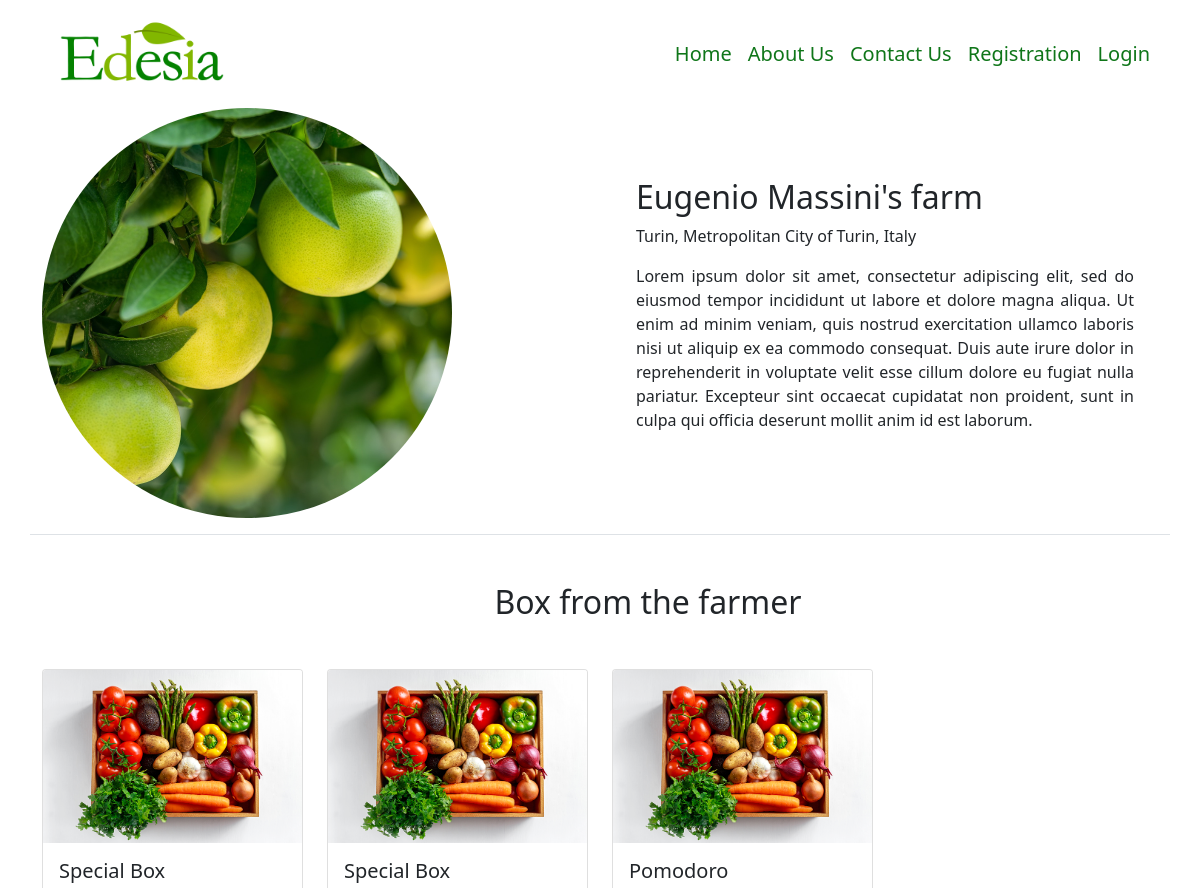
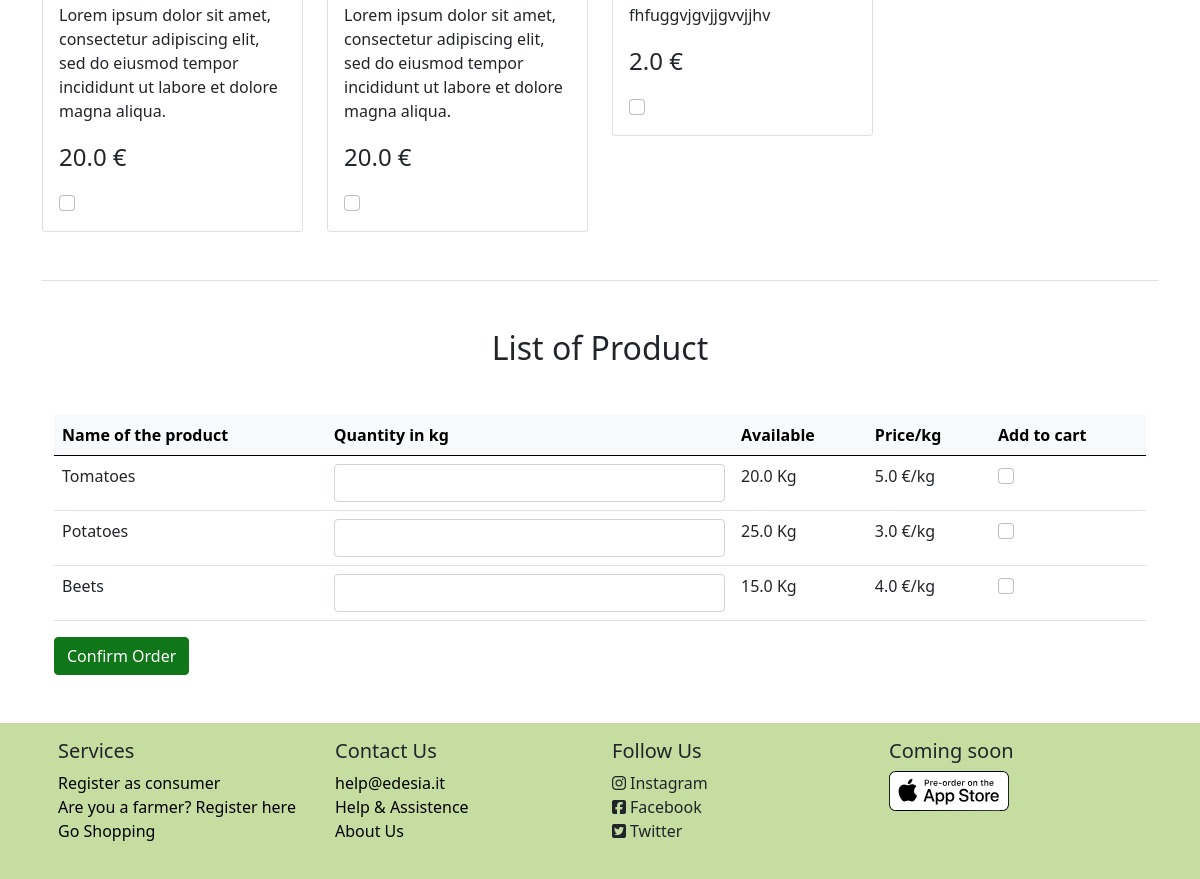
/farmer_store/7, run on the app's committed database (2 pictures, top to bottom).
### model.py (models this page shows, shortened)
class Supplier (db.Model):
    id = db.Column(db.Integer, db.ForeignKey('user.id'), primary_key=True)
    supplier_name = db.Column(db.String(50), nullable=False)
    supplier_address = db.Column(db.String(100), nullable=False)
    supplier_city = db.Column(db.String(50))
    supplier_phone = db.Column(db.String(12), nullable=False)
    piva = db.Column(db.String(25), nullable=False)
    description = db.Column(db.String(500), nullable=True)
    __mapper_args__ = {
        'polymorphic_identity': 'supplier',
    }

class Product (db.Model):
    id = db.Column(db.Integer, primary_key=True)
    box = db.Column(db.Boolean)
    supplier_id = db.Column(db.Integer, db.ForeignKey('supplier.id'))
    name = db.Column(db.String, nullable=False)
    price = db.Column(db.Float, nullable=False)
    quantity = db.Column(db.Float, nullable=False)
    description = db.Column(db.Text)

### app.py (the view)
@app.route('/farmer_store/<int:id>', methods=['GET', 'POST'])
def farmer_store(id):
    supplier = Supplier.query.filter_by(id=id).first()
    products = Product.query.filter(Product.supplier_id==id, Product.box==False, Product.quantity>0.0).all()
    boxes = Product.query.filter(Product.supplier_id==id, Product.box==True, Product.quantity>0.0).all()
    min_entries = len(products)+len(boxes)
    class LocalForm(OrderForm):pass
    LocalForm.order = FieldList(FormField(OrderEntryForm), min_entries=min_entries)
    form=LocalForm()
    reviews = Review.query.filter_by(supplier_id=id).all()
    return render_template("Pages/farmer_store.html", supplier=supplier, products=products, boxes=boxes, form=form, reviews=reviews)

### app.py
    class LocalForm(OrderForm):pass

### form.py
class OrderEntryForm(FlaskForm):
    name = StringField()
    quantity = FloatField('Quantity')
    price = FloatField()
    to_order = BooleanField('Add Product')
    box=BooleanField()

### templates/Pages/farmer_store.html (shortened to what this page needs)
{% extends 'Components/base.html' %}
{% block body %}
    <div class="container-lg mb-3">
        <div class="row row-cols-lg-2">
            <div class="col-lg">
                <img src="/static/images/fahd-khan-mrFdBdTlElk-unsplash.jpg" class="img-fluid rounded-circle w-75">
            </div>
            <div class="col-lg m-auto">
                <div class="container-fluid">
                    <h2>{{ supplier.supplier_name }}</h2>
                    <p>{{ supplier.supplier_address }}</p>
                    <p style="text-align: justify">{{ supplier.description }}</p>
                </div>
            </div>
        </div>
    </div>
    <div class="container-lg mt-3 border-top">
        <div class="container-fluid m-5">
            <h2 class="text-center">Box from the farmer</h2>
        </div>
        <form action="{{ url_for('order_func', id = supplier.id) }}" method="post">
            <div class="row row-cols-md-4">
                {% for i in range(boxes|length) %}
                    <div class="col-md">
                        <div class="card mb-5">
                            <img src="/static/images/box.png" class="card-img-top">
                            <div class="card-body">
                                <h5 class="card-title">{{ boxes[i].name }}</h5>
                                <p class="card-text">{{ boxes[i].description }}</p>
                                <p class="card-text fs-4">{{ boxes[i].price }} €</p>
                                {{ form.order[i].box(class="form-check-input") }}
                            </div>
                        </div>
                    </div>
                {% endfor %}
            </div>
            <div class="container-fluid m-auto border-top">
                <h2 class="text-center m-5">List of Product</h2>
            <div class="table-responsive-lg">
                <table class="table table-hover">
                    <thead class="table-light">
                    <tr>
                        <th scope="col">Name of the product</th>
                        <th scope="col">Quantity in kg</th>
                        <th scope="col">Available</th>
                        <th scope="col">Price/kg</th>
                        <th scope="col">Add to cart</th>
                    </tr>
                    </thead>
                    <tbody>
                    {% for i in range(products|length) %}
                        <tr>
                            <td scope="row">{{ products[i].name }}</td>
                            <td>{{ form.order[i].quantity(class="form-control") }}</td>
                            <td>{{ products[i].quantity }} Kg</td>
                            <td>{{ products[i].price }} €/kg</td>
                            <td class="m-auto">{{ form.order[i].to_order(class="form-check-input") }}</td>
                        </tr>
                    {% endfor %}
                    </tbody>
                </table>
            </div>
            {{ form.submit(class="btn btn-primary", style="background-color: #0F7619; border-color: #0F7619") }}
            </div>
        </form>
    </div>
{% endblock %}

### data on the page
Supplier: supplier_name "Eugenio Massini's farm", supplier_address "Turin, Metropolitan City of Turin, Italy", description "Lorem ipsum dolor sit amet, consectetur adipiscing elit, sed do eiusmod tempor incididunt ut labore et dolore magna aliqua. Ut enim ad minim veniam, quis nostrud exercitation ullamco laboris nisi ut aliquip ex ea commodo consequat. Duis aute irure dolor in reprehenderit in voluptate velit esse cillum dolore eu fugiat nulla pariatur. Excepteur sint occaecat cupidatat non proident, sunt in culpa qui officia deserunt mollit anim id est laborum."
Product: name "Special Box", description "Lorem ipsum dolor sit amet, consectetur adipiscing elit, sed do eiusmod tempor incididunt ut labore et dolore magna aliqua.", price "20.0"
Product: name "Special Box", description "Lorem ipsum dolor sit amet, consectetur adipiscing elit, sed do eiusmod tempor incididunt ut labore et dolore magna aliqua.", price "20.0"
Product: name "Pomodoro", description "fhfuggvjgvjjgvvjjhv", price "2.0"
Product: name "Tomatoes", quantity "20.0", price "5.0"
Product: name "Potatoes", quantity "25.0", price "3.0"
Product: name "Beets", quantity "15.0", price "4.0"
